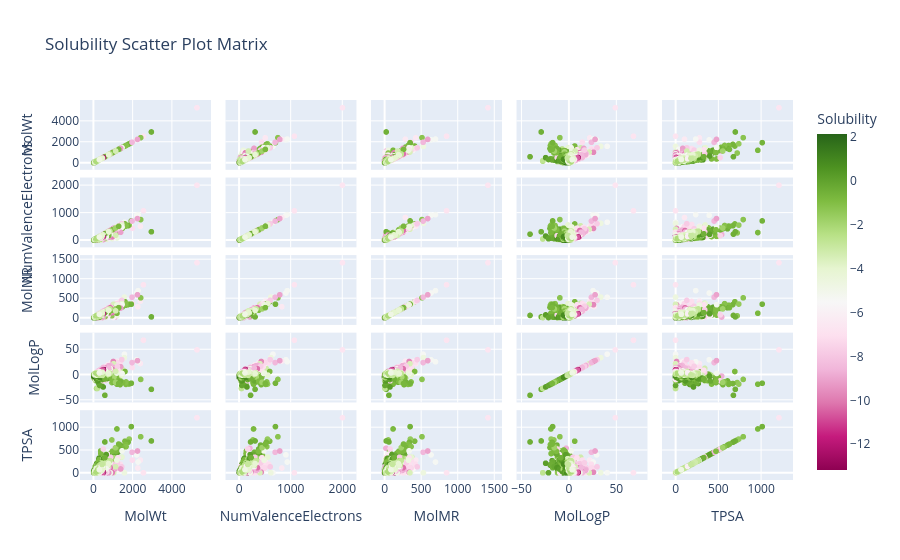

Notebook code for this chart:
### Code cell
import plotly.express as px
solubility_scatter = px.scatter_matrix(solubility_simple,
    dimensions=["MolWt", "NumValenceElectrons", "MolMR", "MolLogP", "TPSA"],
    color="Solubility",
    title="Solubility Scatter Plot Matrix",
    color_continuous_scale="piyg")
solubility_scatter.show()

### Figure 1 — Plotly figure (JSON) as saved in the notebook; plotly's stock layout.template omitted (floating-point values rounded to 4 significant figures; data arrays with more than 128 entries replaced by an {"elided": "..."} marker saying what was removed)
{"data": [{"dimensions": [{"axis": {"matches": true}, "label": "MolWt", "values": {"elided": "9982 float values"}}, {"axis": {"matches": true}, "label": "NumValenceElectrons", "values": {"elided": "9982 float values"}}, {"axis": {"matches": true}, "label": "MolMR", "values": {"elided": "9982 float values"}}, {"axis": {"matches": true}, "label": "MolLogP", "values": {"elided": "9982 float values"}}, {"axis": {"matches": true}, "label": "TPSA", "values": {"elided": "9982 float values"}}], "hovertemplate": "%{xaxis.title.text}=%{x}<br>%{yaxis.title.text}=%{y}<br>Solubility=%{marker.color}<extra></extra>", "legendgroup": "", "marker": {"color": {"elided": "9982 float values"}, "coloraxis": "coloraxis", "symbol": "circle"}, "name": "", "showlegend": false, "type": "splom"}], "layout": {"coloraxis": {"autocolorscale": false, "colorbar": {"title": {"text": "Solubility"}}, "colorscale": [[0, "rgb(142,1,82)"], [0.1, "rgb(197,27,125)"], [0.2, "rgb(222,119,174)"], [0.3, "rgb(241,182,218)"], [0.4, "rgb(253,224,239)"], [0.5, "rgb(247,247,247)"], [0.6, "rgb(230,245,208)"], [0.7, "rgb(184,225,134)"], [0.8, "rgb(127,188,65)"], [0.9, "rgb(77,146,33)"], [1, "rgb(39,100,25)"]]}, "dragmode": "select", "legend": {"tracegroupgap": 0}, "title": {"text": "Solubility Scatter Plot Matrix"}}}
